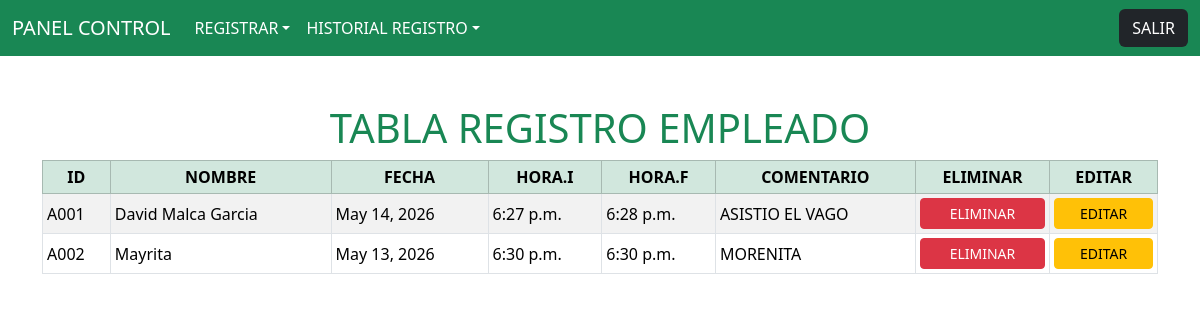
The app's page /enlace_tabla_horario/ (signed in) with its own data.
### aplicacion/models.py (models this page shows, shortened)
class Tabla_Horario(models.Model):
    Id_Horario = models.CharField()
    Nombre_Horario = models.CharField()
    Fecha_Horario = models.DateField()
    Hora_Inicio_Horario = models.TimeField()
    Hora_Final_Horario = models.TimeField()
    Comentario_Horario = models.CharField()

### aplicacion/views.py (the view)
# urls.py: path('enlace_tabla_horario/' , views.enlace_tabla_horario),
@login_requerido
def enlace_tabla_horario(request):
    horario = Tabla_Horario.objects.all()
    return render(request , "tabla_horario.html" , {
        'horario' : horario
    })

### aplicacion/views.py (called while the page is built)
def login_requerido(view_func):
    @wraps(view_func)
    def _wrapped_view(request, *args, **kwargs):
        if not request.session.get('usuario_logueado'):
            return redirect('/')  # Pon aquí la ruta de tu login si es distinta
        return view_func(request, *args, **kwargs)
    return _wrapped_view

### aplicacion/templates/tabla_horario.html
{% extends "barra_menu.html" %}
{% block contenedor %}
<div class="container my-5">
    <h1 class="text-center text-success">TABLA REGISTRO EMPLEADO</h1>
    <div class="table-responsive">
        <table class="table table-sm table-striped table-bordered align-middle">
            <thead class="table-success text-center text-nowrap">
                <tr>
                    <th scope="col">ID</th>
                    <th scope="col">NOMBRE</th>
                    <th scope="col">FECHA</th>
                    <th scope="col">HORA.I</th>
                    <th scope="col">HORA.F</th>
                    <th scope="col">COMENTARIO</th>
                    <th scope="col">ELIMINAR</th>
                    <th scope="col">EDITAR</th>
                </tr>
            </thead>
            <tbody>
                {% for x in horario %}
                    <tr>
                        <td scope="row">{{ x.Id_Horario }}</td>
                        <td scope="row">{{ x.Nombre_Horario }}</td>
                        <td scope="row">{{ x.Fecha_Horario }}</td>
                        <td scope="row">{{ x.Hora_Inicio_Horario }}</td>
                        <td scope="row">{{ x.Hora_Final_Horario }}</td>
                        <td scope="row">{{ x.Comentario_Horario }}</td>
                        <td scope="row"><a href="logica_eliminar_horario/{{ x.Id_Horario }}" class="btn btn-danger btn-sm w-100">ELIMINAR</a></td>
                        <td scope="row"><a href="enlace_actualiza_horario/{{ x.Id_Horario }}" class="btn btn-warning btn-sm w-100">EDITAR</a></td>
                    </tr>
                {% endfor %}
            </tbody>
        </table>
    </div>
</div>
{% endblock contenedor %}

### records on screen
Tabla_Horario: Id_Horario "A001", Nombre_Horario "David Malca Garcia", Fecha_Horario "May 14, 2026", Hora_Inicio_Horario "6:27 p.m.", Hora_Final_Horario "6:28 p.m.", Comentario_Horario "ASISTIO EL VAGO"
Tabla_Horario: Id_Horario "A002", Nombre_Horario "Mayrita", Fecha_Horario "May 13, 2026", Hora_Inicio_Horario "6:30 p.m.", Hora_Final_Horario "6:30 p.m.", Comentario_Horario "MORENITA"
